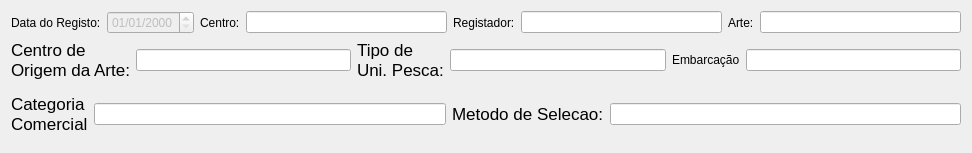
<?xml version="1.0" encoding="UTF-8"?>
<ui version="4.0">
 <class>Form</class>
 <widget class="QWidget" name="Form">
  <property name="geometry">
   <rect>
    <x>0</x>
    <y>0</y>
    <width>972</width>
    <height>153</height>
   </rect>
  </property>
  <property name="windowTitle">
   <string>Keep Track</string>
  </property>
  <layout class="QGridLayout" name="gridLayout_4">
   <item row="0" column="0">
    <layout class="QGridLayout" name="gridLayout">
     <item row="0" column="0">
      <widget class="QLabel" name="label">
       <property name="text">
        <string>Data do Registo:</string>
       </property>
      </widget>
     </item>
     <item row="0" column="1">
      <widget class="QDateEdit" name="DEData">
       <property name="enabled">
        <bool>false</bool>
       </property>
       <property name="displayFormat">
        <string>dd/MM/yyyy</string>
       </property>
      </widget>
     </item>
     <item row="0" column="2">
      <widget class="QLabel" name="label_2">
       <property name="text">
        <string>Centro:</string>
       </property>
      </widget>
     </item>
     <item row="0" column="3">
      <widget class="QLineEdit" name="LECentro">
       <property name="readOnly">
        <bool>true</bool>
       </property>
      </widget>
     </item>
     <item row="0" column="4">
      <widget class="QLabel" name="label_3">
       <property name="text">
        <string>Registador:</string>
       </property>
      </widget>
     </item>
     <item row="0" column="5">
      <widget class="QLineEdit" name="LERegistador">
       <property name="readOnly">
        <bool>true</bool>
       </property>
      </widget>
     </item>
     <item row="0" column="6">
      <widget class="QLabel" name="label_4">
       <property name="text">
        <string>Arte:</string>
       </property>
      </widget>
     </item>
     <item row="0" column="7">
      <widget class="QLineEdit" name="LEArte">
       <property name="readOnly">
        <bool>true</bool>
       </property>
      </widget>
     </item>
    </layout>
   </item>
   <item row="1" column="0">
    <layout class="QGridLayout" name="gridLayout_2">
     <item row="0" column="0">
      <widget class="QLabel" name="label_10">
       <property name="text">
        <string>&lt;!DOCTYPE HTML PUBLIC &quot;-//W3C//DTD HTML 4.0//EN&quot; &quot;http://www.w3.org/TR/REC-html40/strict.dtd&quot;&gt;
&lt;html&gt;&lt;head&gt;&lt;meta name=&quot;qrichtext&quot; content=&quot;1&quot; /&gt;&lt;style type=&quot;text/css&quot;&gt;
p, li { white-space: pre-wrap; }
&lt;/style&gt;&lt;/head&gt;&lt;body style=&quot; font-family:'.SF NS Text'; font-size:13pt; font-weight:400; font-style:normal;&quot;&gt;
&lt;p style=&quot; margin-top:0px; margin-bottom:0px; margin-left:0px; margin-right:0px; -qt-block-indent:0; text-indent:0px;&quot;&gt;Centro de &lt;/p&gt;
&lt;p style=&quot; margin-top:0px; margin-bottom:0px; margin-left:0px; margin-right:0px; -qt-block-indent:0; text-indent:0px;&quot;&gt;Origem da Arte:&lt;/p&gt;&lt;/body&gt;&lt;/html&gt;</string>
       </property>
      </widget>
     </item>
     <item row="0" column="5">
      <widget class="QLineEdit" name="LEEmbarcacao">
       <property name="readOnly">
        <bool>true</bool>
       </property>
      </widget>
     </item>
     <item row="0" column="2">
      <widget class="QLabel" name="label_16">
       <property name="text">
        <string>&lt;!DOCTYPE HTML PUBLIC &quot;-//W3C//DTD HTML 4.0//EN&quot; &quot;http://www.w3.org/TR/REC-html40/strict.dtd&quot;&gt;
&lt;html&gt;&lt;head&gt;&lt;meta name=&quot;qrichtext&quot; content=&quot;1&quot; /&gt;&lt;style type=&quot;text/css&quot;&gt;
p, li { white-space: pre-wrap; }
&lt;/style&gt;&lt;/head&gt;&lt;body style=&quot; font-family:'.SF NS Text'; font-size:13pt; font-weight:400; font-style:normal;&quot;&gt;
&lt;p style=&quot; margin-top:0px; margin-bottom:0px; margin-left:0px; margin-right:0px; -qt-block-indent:0; text-indent:0px;&quot;&gt;Tipo de&lt;/p&gt;
&lt;p style=&quot; margin-top:0px; margin-bottom:0px; margin-left:0px; margin-right:0px; -qt-block-indent:0; text-indent:0px;&quot;&gt;Uni. Pesca:&lt;/p&gt;&lt;/body&gt;&lt;/html&gt;</string>
       </property>
      </widget>
     </item>
     <item row="0" column="3">
      <widget class="QLineEdit" name="LETipPescaUnidade">
       <property name="readOnly">
        <bool>true</bool>
       </property>
      </widget>
     </item>
     <item row="0" column="4">
      <widget class="QLabel" name="label_7">
       <property name="text">
        <string>Embarcação</string>
       </property>
      </widget>
     </item>
     <item row="0" column="1">
      <widget class="QLineEdit" name="LECentroOrigem">
       <property name="readOnly">
        <bool>true</bool>
       </property>
      </widget>
     </item>
    </layout>
   </item>
   <item row="2" column="0">
    <layout class="QGridLayout" name="gridLayout_3">
     <item row="0" column="0" rowspan="2" colspan="2">
      <widget class="QLabel" name="label_13">
       <property name="text">
        <string>&lt;!DOCTYPE HTML PUBLIC &quot;-//W3C//DTD HTML 4.0//EN&quot; &quot;http://www.w3.org/TR/REC-html40/strict.dtd&quot;&gt;
&lt;html&gt;&lt;head&gt;&lt;meta name=&quot;qrichtext&quot; content=&quot;1&quot; /&gt;&lt;style type=&quot;text/css&quot;&gt;
p, li { white-space: pre-wrap; }
&lt;/style&gt;&lt;/head&gt;&lt;body style=&quot; font-family:'.SF NS Text'; font-size:13pt; font-weight:400; font-style:normal;&quot;&gt;
&lt;p style=&quot; margin-top:0px; margin-bottom:0px; margin-left:0px; margin-right:0px; -qt-block-indent:0; text-indent:0px;&quot;&gt;Categoria&lt;/p&gt;
&lt;p style=&quot; margin-top:0px; margin-bottom:0px; margin-left:0px; margin-right:0px; -qt-block-indent:0; text-indent:0px;&quot;&gt;Comercial&lt;/p&gt;&lt;/body&gt;&lt;/html&gt;</string>
       </property>
      </widget>
     </item>
     <item row="0" column="3" rowspan="2">
      <widget class="QLabel" name="label_14">
       <property name="text">
        <string>&lt;!DOCTYPE HTML PUBLIC &quot;-//W3C//DTD HTML 4.0//EN&quot; &quot;http://www.w3.org/TR/REC-html40/strict.dtd&quot;&gt;
&lt;html&gt;&lt;head&gt;&lt;meta name=&quot;qrichtext&quot; content=&quot;1&quot; /&gt;&lt;style type=&quot;text/css&quot;&gt;
p, li { white-space: pre-wrap; }
&lt;/style&gt;&lt;/head&gt;&lt;body style=&quot; font-family:'.SF NS Text'; font-size:13pt; font-weight:400; font-style:normal;&quot;&gt;
&lt;p style=&quot; margin-top:0px; margin-bottom:0px; margin-left:0px; margin-right:0px; -qt-block-indent:0; text-indent:0px;&quot;&gt;Metodo de Selecao:&lt;/p&gt;&lt;/body&gt;&lt;/html&gt;</string>
       </property>
      </widget>
     </item>
     <item row="0" column="2" rowspan="2">
      <widget class="QLineEdit" name="LECatComercial">
       <property name="readOnly">
        <bool>true</bool>
       </property>
      </widget>
     </item>
     <item row="0" column="4" rowspan="2">
      <widget class="QLineEdit" name="LEMetodoSelec">
       <property name="readOnly">
        <bool>true</bool>
       </property>
      </widget>
     </item>
    </layout>
   </item>
  </layout>
 </widget>
 <resources/>
 <connections/>
</ui>
